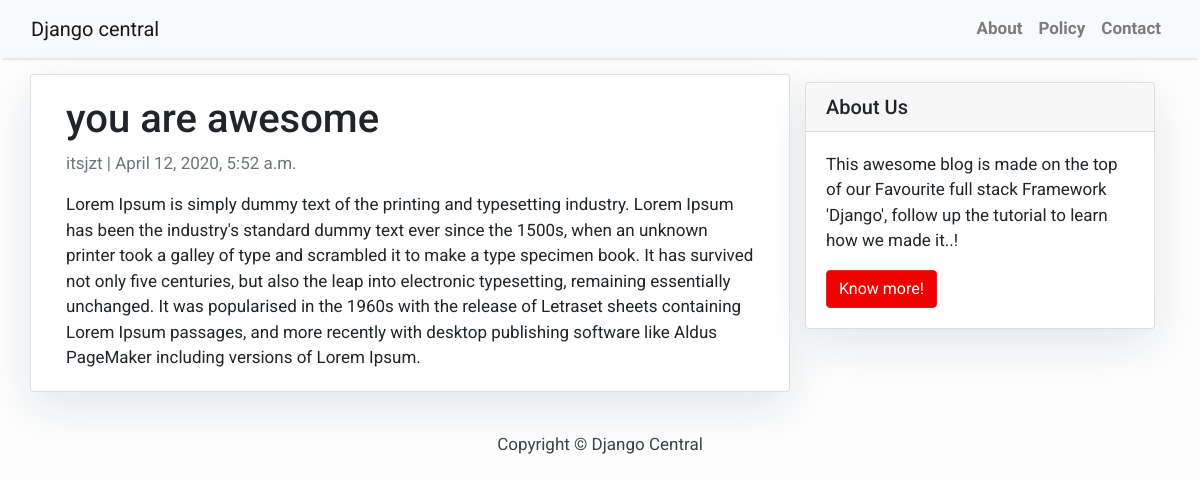
/you-are-awesome, run on the app's committed database.
### blog/models.py (models this page shows, shortened)
class Post(models.Model):
    title = models.CharField(max_length=200, unique=True)
    slug = models.CharField(max_length=100, unique=True)
    author = models.ForeignKey(User, on_delete=models.CASCADE, related_name='posts')
    update_on = models.DateTimeField(auto_now=True)
    content = models.TextField()
    created_on = models.DateTimeField(auto_now_add=True)
    status = models.IntegerField(choices=status, default=0)
    class Meta:
        ordering = ['-created_on']

### blog/views.py (the view)
# urls.py: path('<slug:slug>', views.PostDetail.as_view(), name="post_detail"),
class PostDetail(generic.DetailView):
    model = Post
    template_name = 'post_detail.html'

### templates/post_detail.html
{% extends 'base.html' %} {% block content %}
<div class="container">
  <div class="row">
    <div class="col-md-8 card mb-4 mt-3 left top">
      <div class="card-body">
        <h1>{% block title %} {{ object.title }} {% endblock title %}</h1>
        <p class="text-muted">{{ post.author }} | {{ post.created_on }}</p>
        <p class="card-text">{{ object.content | safe }}</p>
      </div>
    </div>
    {% block sidebar %} {% include 'sidebar.html' %} {% endblock sidebar %}
  </div>
</div>
{% endblock content %}

### templates/base.html (style rules this page uses)
body { font-family: "Roboto", sans-serif; font-size: 17px; background-color: #fdfdfd; }

### templates/sidebar.html (style rules this page uses)
.card { box-shadow: 0 16px 48px #e3e7eb; }

### data on the page
Post: title "you are awesome", author "itsjzt", created_on "April 12, 2020, 5:52 a.m.", content "Lorem Ipsum is simply dummy text of the printing and typesetting industry. Lorem Ipsum has been the industry's standard dummy text ever since the 1500s, when an unknown printer took a galley of type and scrambled it to make a type specimen book. It has survived not only five centuries, but also the leap into electronic typesetting, remaining essentially unchanged. It was popularised in the 1960s with the release of Letraset sheets containing Lorem Ipsum passages, and more recently with desktop publishing software like Aldus PageMaker including versions of Lorem Ipsum."
